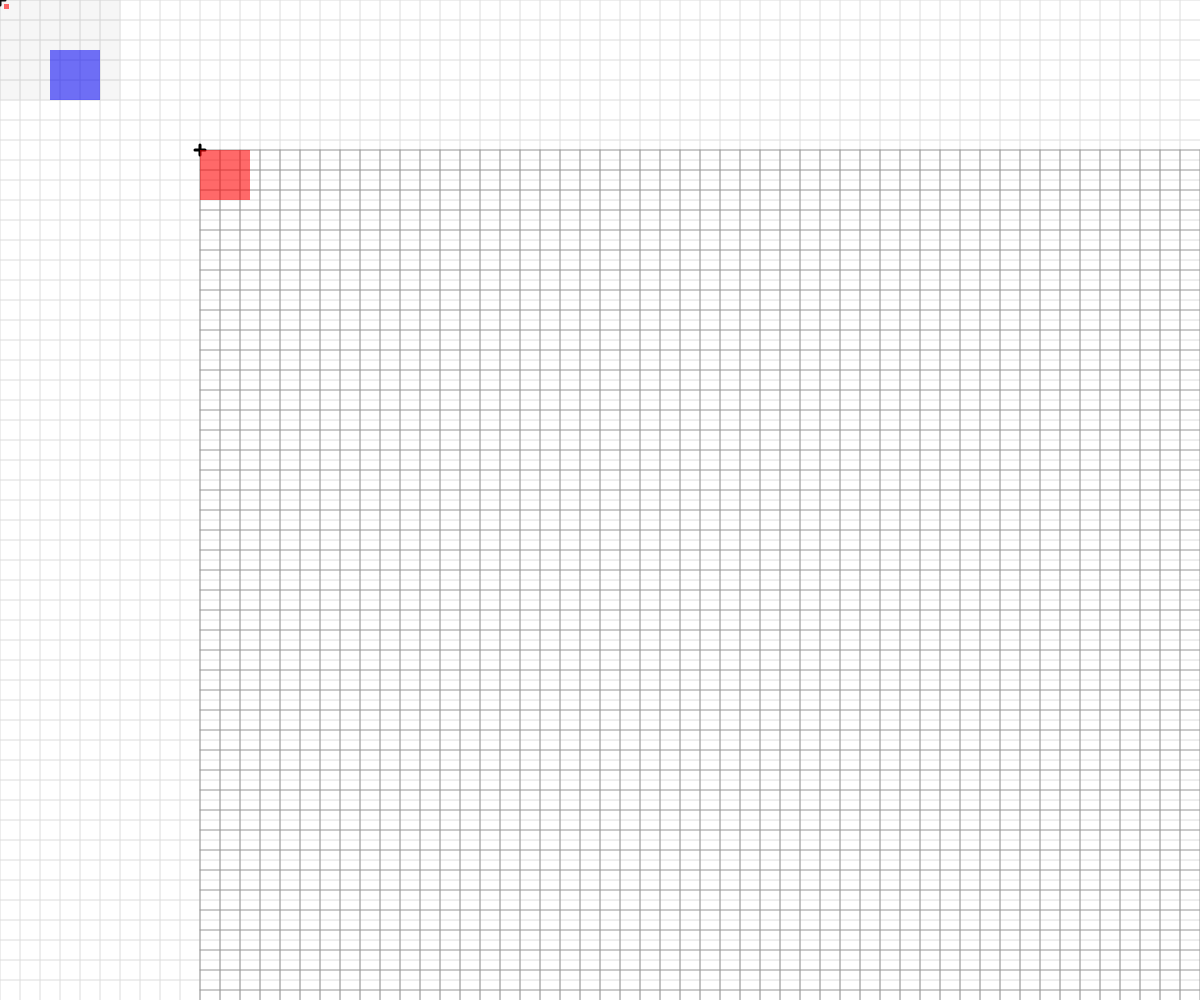
Frame 1 (no input)
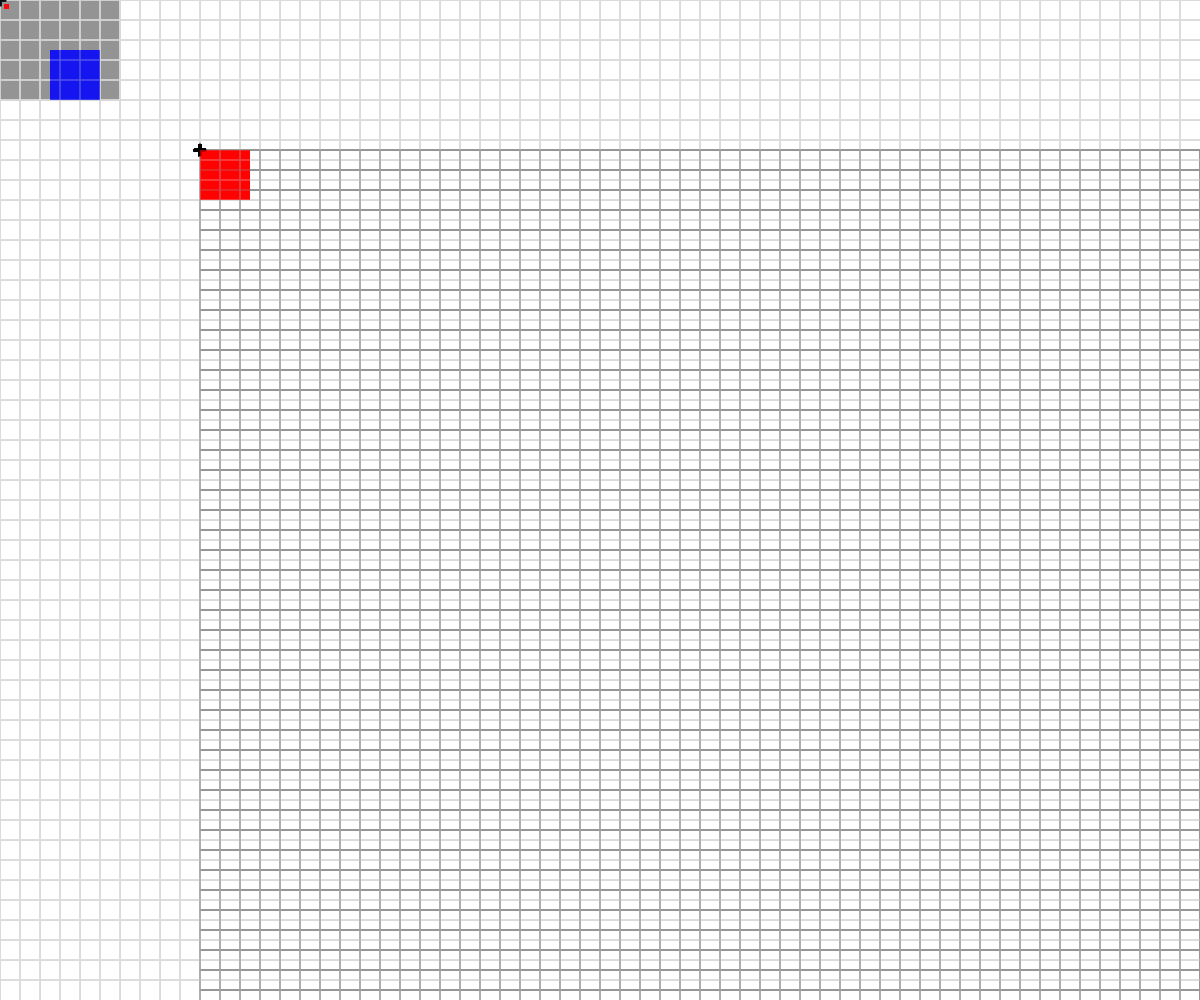
Frame 60 (no input)
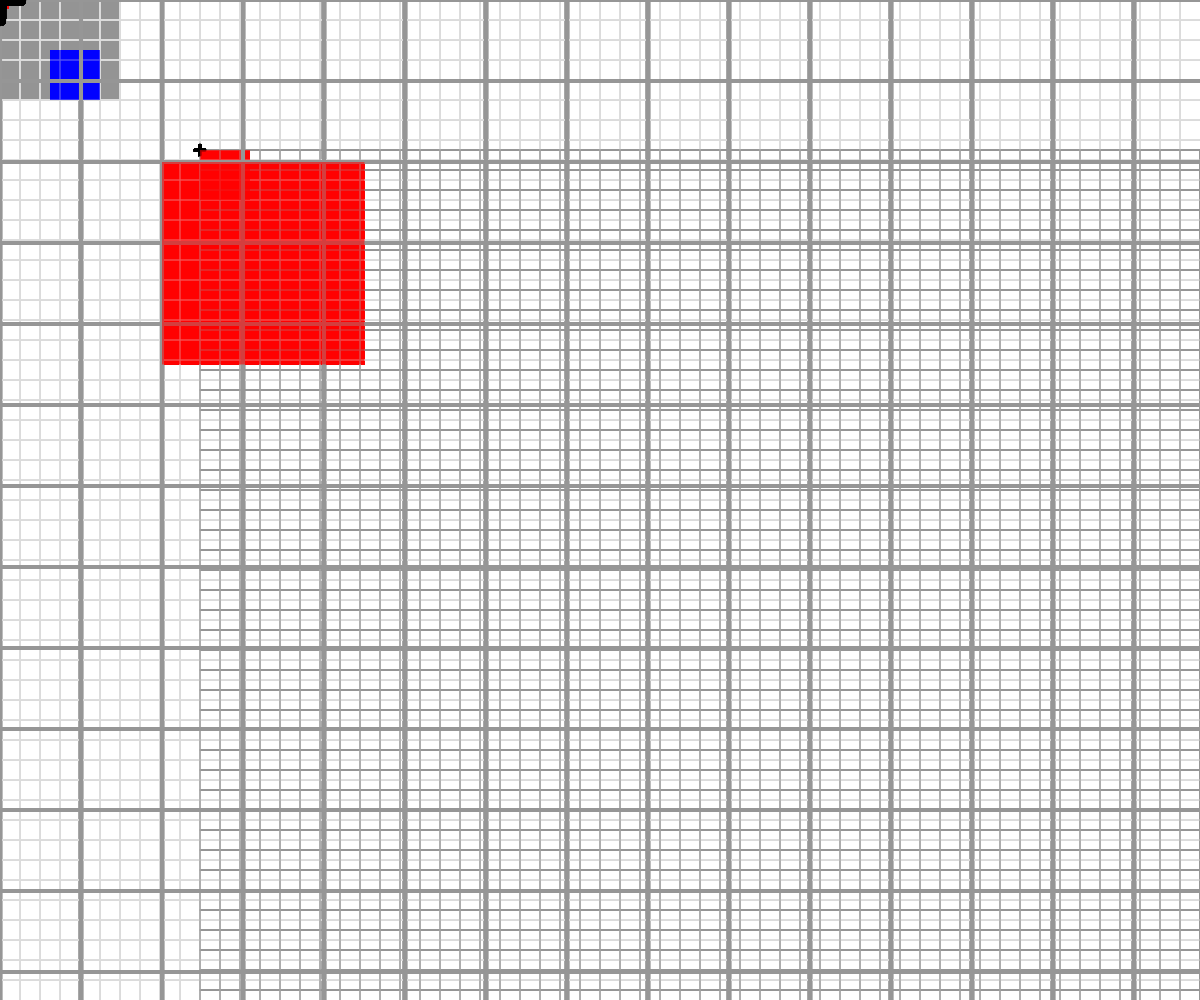
Frame 120 (the mouse pressed at the canvas centre since frame 60)

The p5.js sketch that drew these frames (run headless with seeded random() and noise() and a simulated clock; from frame 60 on, the mouse is pressed at the canvas centre):

// p5.js sketch
// ── sketch.js
// Basic Transformations Sandbox


let originalSpacing = 20;


function setup() {
  createCanvas(windowWidth, windowHeight);
}

function draw() {
  //ALL TRANSFORMS RESET AT THE TOP OF DRAW >:<(
  // background(255);
  drawBasicGrid(220);


  //transformation one: TRANSLATION
  push();
  translate(200,150); // x,y,z
  drawBasicGrid(150);
  rectangleRed(0,0);
  pop();
 

  //add push()  pop()
  rectangleBlue(50,50);




  //transformation two: SCALE
  let s = map (mouseX, 0,width,0.1, 8);
  scale(s);
  drawBasicGrid(150);
  rectangleRed(40,40);


  //transformation three: ROTATION
  //reminder: rotations are measured in radians, not degrees! Functions can help with the conversion...
 


  //Combinations of Transformations

  

}


function face(x, y) {
  //draw a face at x,y
  push();
  translate(x,y);
  ellipseMode(CENTER);
  fill(200,200,0);
  stroke(0);
  ellipse(0,0,80,80);
  fill(90, 140, 30, 220);
  triangle(-20, 20, 20, 20, 0, 30);
  fill(0);
  ellipse(-25,0,10,10);
  ellipse(25,0,10,10);
  strokeWeight(5);
  line(-30,-10,30,-10);
  strokeWeight(1);
  pop();

}

function rectangleRed(x, y) {
  //draw a red rectangle at x,y (sized 50 pixels square) - to visualize what happens to the coordinate system
  //when different basic transformations are applied.
  noStroke();
  fill(255, 0, 0, 150);
  rect(x, y, 50, 50);

}

function rectangleBlue(x, y) {
  //draw a red rectangle at x,y (sized 50 pixels square) - to visualize what happens to the coordinate system
  //when different basic transformations are applied.
  noStroke();
  fill(0, 0, 255, 150);
  rect(x, y, 50, 50);

}

function drawBasicGrid(shade) {
  //draw the normal cartesian Coordinate Grid, in a light color. Spaced at 20 px by default
  stroke(shade);
  for (let x = 0; x < width; x += 20) {
    line(x, 0, x, height);
  }
  for (let y = 0; y < height; y += 20) {
    line(0, y, width, y);
  }

  //Draw "X" at the origin
  strokeWeight(3);
  stroke(0);
  line(-5,0,5,0);
  line(0,5,0,-5);
  strokeWeight(1);
}
